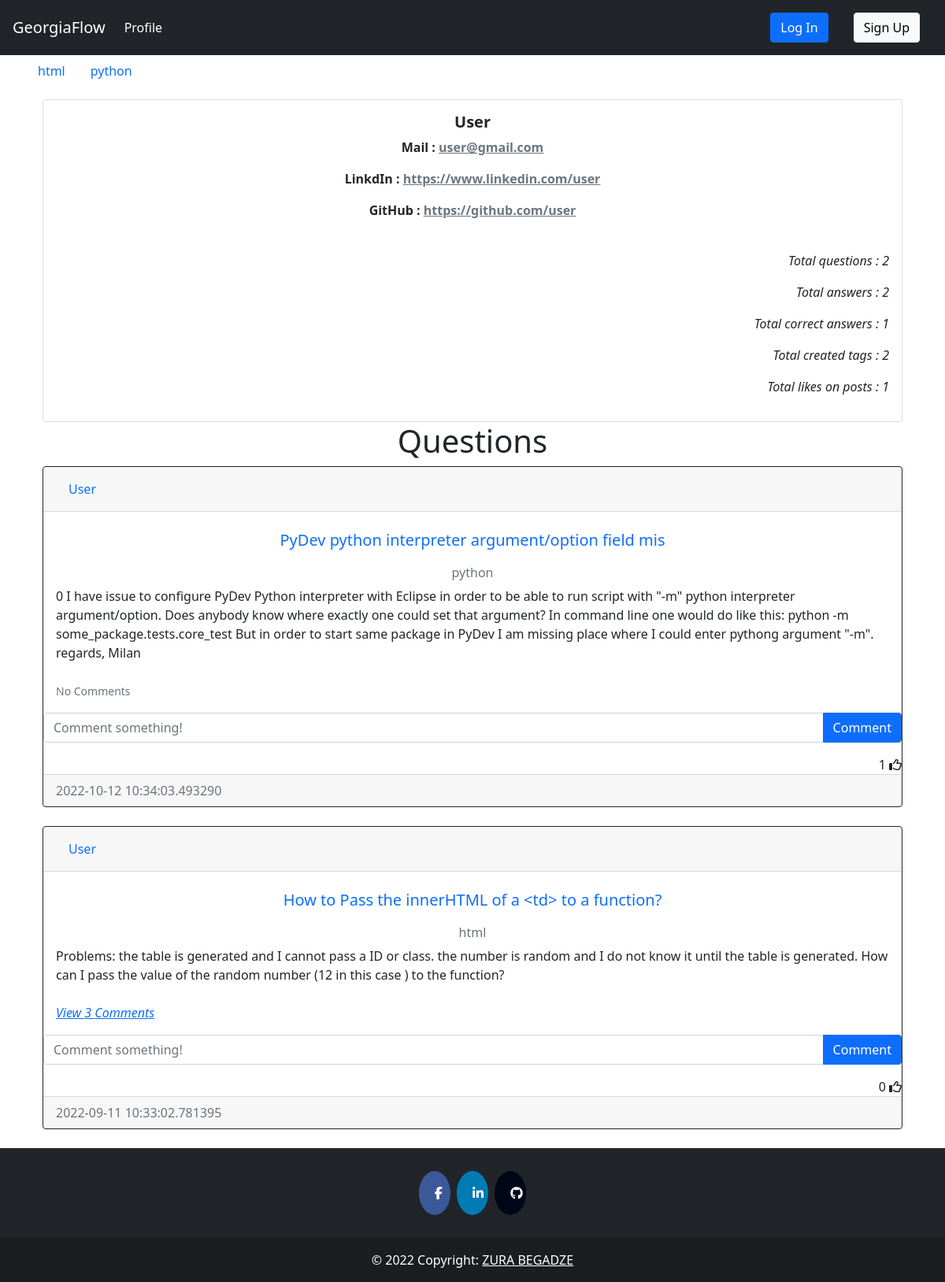
The page /user/1 on the database as committed earlier.
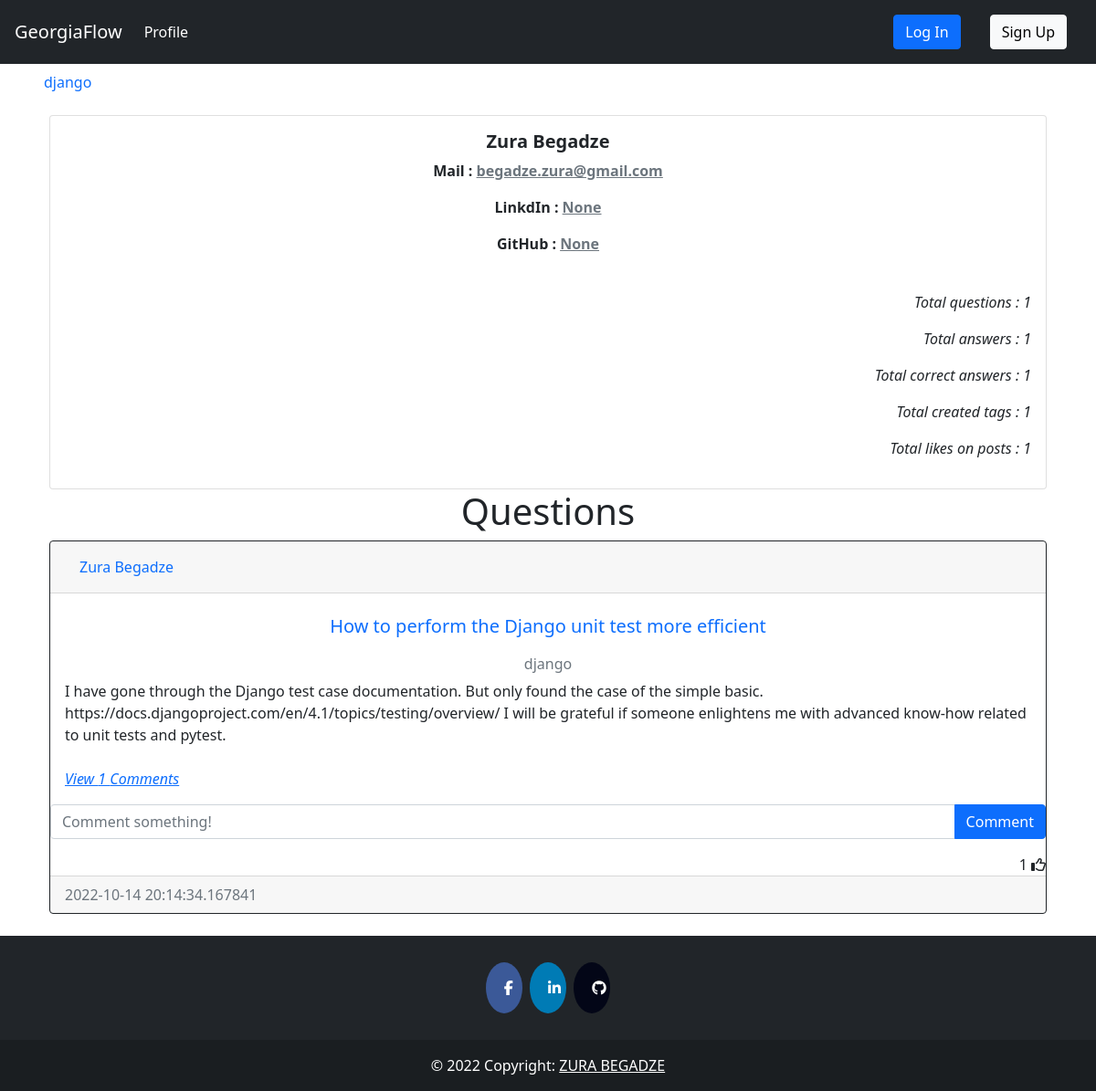
The same page on the database as committed later.
### question/models.py (models this page shows, shortened)
class Tag(db.Model):
    __tablename__='tag'
    id =db.Column(db.Integer, primary_key=True)
    name = db.Column(db.String(15), nullable = False, unique=True, index=True)
    date_created = db.Column(db.DateTime, default = datetime.utcnow())
    author = db.Column(db.Integer, db.ForeignKey('user.id', ondelete="CASCADE"), nullable=False)

class Post(db.Model):
    __tablename__='post'
    id = db.Column(db.Integer, primary_key=True)
    heading = db.Column(db.String(50), nullable = False, index=True, unique=True)
    text = db.Column(db.Text, nullable=False)
    date_created = db.Column(db.DateTime, default = datetime.utcnow())
    tags = db.Column(db.String, db.ForeignKey('tag.name', ondelete="CASCADE"), unique=False, nullable=False)
    author = db.Column(db.Integer, db.ForeignKey('user.id', ondelete="CASCADE"), nullable=False)
    comments = db.relationship('Comment', backref='post', passive_deletes=True)
    likes = db.relationship('Like', backref='post', passive_deletes=True)
    corrects = db.relationship('Correct', backref='post', passive_deletes=True)

### auth/models.py (models this page shows, shortened)
class User(db.Model, UserMixin):
    __tablename__ = 'user'
    id = db.Column(db.Integer, primary_key=True)
    fullname = db.Column(db.String(200), nullable = False, index=True)
    email = db.Column(db.String(100), nullable = False, unique = True, index=True)
    linkedin = db.Column(db.String(50),  nullable = False)
    github = db.Column(db.String(45),  nullable = False)
    date_created = db.Column(db.DateTime, default = datetime.utcnow())
    password_hash = db.Column(db.String(128))
    posts = db.relationship('Post', backref='user', passive_deletes=True)
    tags = db.relationship('Tag', backref='user', passive_deletes=True)
    comments = db.relationship('Comment', backref='user', passive_deletes=True)
    likes = db.relationship('Like', backref='user', passive_deletes=True)
    correct = db.relationship('Correct', backref='correct_user', passive_deletes=True)

### auth/views.py (the view, shortened to what this page needs)
@auth.route('/user/<user_id>', methods=['GET', 'POST'])
def get_user(user_id):
    user = User.query.filter_by(id = user_id).first()
    tags = Tag.query.order_by(Tag.name).all()
    form = questionForm()
    total_likes = 0
    if user.posts:
        for post in user.posts:
            for _ in post.likes:
                total_likes+=1
    correct_answers = 0
    if user.comments:
        for comment in user.comments:
            if comment.corrects:
                correct_answers+=1
    return render_template("profile.html", user = user, form=form, tags=tags, total_likes = total_likes, correct_answers=correct_answers)

### question/forms.py
class questionForm(FlaskForm):
    heading = StringField('heading', [Length(min=2, max=50), DataRequired(message='Question ')])
    text = TextAreaField('Question', [Length(min=2, max=1000), DataRequired(message='description')])
    ask = SubmitField("ASK")

### templates/profile.html (shortened to what this page needs)
{% extends 'base.html' %}
{% block content %}
    <div class="card text-center">
        <div class="card-body">
            <h5 class="card-title fw-bolder">{{user.fullname}}</h5>
            <p class="card-text fw-semibold">Mail : <a class="link-secondary" target="_blank" href="mailto:{{user.email}}">{{user.email}}</a></p>
            <p type="url" class="card-text fw-semibold" >LinkdIn : <a target="_blank" href="{{user.linkedin}}" class="link-secondary">{{user.linkedin}}</a></p>
            <p type="url" class="card-text fw-semibold">GitHub : <a target="_blank" href="{{user.github}}" class="link-secondary">{{user.github}}</a></p>
            <br />
            <p type="text" class="fw-normal text-right fst-italic">Total questions : {{user.posts|length}} </p>
            <p type="text" class="fw-normal text-right fst-italic">Total answers : {{user.comments|length}} </p>
            <p type="text" class="fw-normal text-right fst-italic">Total correct answers : {{correct_answers}} </p>
            <p type="text" class="fw-normal text-right fst-italic">Total created tags : {{user.tags|length}} </p>
            <p type="text" class="fw-normal text-right fst-italic">Total likes on posts : {{total_likes}} </p>
        </div>
    </div>
    {%if user.posts%}
    <h1 align="center">{% block header %}Questions{% endblock %}</h1>
    {%else%}
    <h1 align="center">No Questions to show</h1>
    {%endif%}
    <div id="posts">
    {% for post in user.posts|reverse %}
    <div class="card border-dark">
        <div class="card-header d-flex justify-content-between align-items-center">
            <a class="nav-item nav-link active" href="{{ url_for('auth.get_user', user_id=post.user.id) }}">{{post.user.fullname}}</a>
            <br />
        </div>
        <div class="card-body">
            <a class="card-title nav-item nav-link text-center" href="{{ url_for('post.post_detail', post_id=post.id) }}"><h5 >{{post.heading}}</h5></a>
            <h6 class="card-subtitle mb-2 text-muted text-center">{{post.tags}}</h6>
            <div class="card-text ">{{post.text}}</div>
            <br />
            <p class="card-text">
                {% if post.comments|length > 0 %}
                <a data-bs-toggle="collapse" href="#comments-{{post.id}}" role="button">
                <cite title="Source" >View {{post.comments|length}} Comments</cite>
                </a>
                {% else %}
                <small class="text-muted">No Comments</small>
                {% endif %}
            </p>
        </div>
        <form class="input-group mb-3" method="POST" action="/create-comment/{{post.id}}" >
            <input type="text" id="text"  name="text" class="form-control" placeholder="Comment something!" />
            <button type="submit" class="btn btn-primary">Comment</button>
        </form>
        <div class="text-right">
            <span id="likes-count-{{post.id}}">{{ post.likes|length }}</span>
            {% if current_user.id in post.likes|map(attribute="author")|list %}
            <i class="fas fa-thumbs-up" id="like-button-{{post.id}}" onclick="like('{{post.id}}')"></i>
            {% else %}
            <i class="far fa-thumbs-up" id="like-button-{{post.id}}" onclick="like('{{post.id}}')"></i>
            {% endif %}
        </div>
        <div class="card-footer text-muted">{{post.date_created}}</div>
    </div>
    <br/ > {% endfor %}
    </div>
{% endblock %}

### templates/base.html (shortened to what this page needs)
<!DOCTYPE html>
<html lang="en">
    <head>
        <link rel="stylesheet" href="{{ url_for('static', filename='css/index.css')}}"></link>
        <link rel="stylesheet" href="https://cdnjs.cloudflare.com/ajax/libs/font-awesome/4.7.0/css/font-awesome.min.css"/>
        <link rel="stylesheet" href="https://cdn.jsdelivr.net/npm/bootstrap@5.2.0/dist/css/bootstrap.min.css"/>
        <link rel="stylesheet" href="https://cdn.jsdelivr.net/npm/bootstrap@4.6.2/dist/css/bootstrap.min.css"/>
        <link rel="stylesheet" href="https://cdn.jsdelivr.net/npm/bootstrap@4.1.3/dist/css/bootstrap.min.css"/>
        <link rel="stylesheet" href="https://cdn.jsdelivr.net/npm/bootstrap@5.0.2/dist/css/bootstrap.min.css"/>
    </head>
    <body>
        <nav class="navbar navbar-expand-lg   navbar-dark bg-dark">
            <a class="navbar-brand" href="{{ url_for('api.index') }}">GeorgiaFlow</a>
            <div class="collapse navbar-collapse" id="navbarTogglerDemo03">
                <ul class="navbar-nav mr-auto mt-2 mt-lg-0">
                    <li class="nav-item active">
                    <a class="nav-link" href="{{ url_for('auth.get_user', user_id=current_user.id) }}">Profile <span class="sr-only">(current)</span></a>
                    </li>
                </ul>
                {%if current_user.is_authenticated %}
                    <div class="btn-group" style="margin-right:5%">
                        <button type="button" class="btn btn-sm btn-secondary dropdown-toggle" data-bs-toggle="dropdown">{{current_user.fullname}}</button>
                        <ul class="dropdown-menu">
                            <li>
                                <a class="dropdown-item" href="{{ url_for('auth.get_user', user_id=current_user.id) }}">{{current_user.fullname}}</a>
                            </li>
                            <li>
                                <a class="dropdown-item" href="{{ url_for('auth.update', user_id=current_user.id) }}">Update Profile</a>
                            </li>
                            <li>
                                <a class="dropdown-item" href="{{ url_for('auth.update_password', user_id=current_user.id) }}">Update Password</a>
                            </li>
                            <div class="dropdown-divider"></div>
                            <a class="dropdown-item" href="{{ url_for('auth.logout') }}">Log Out</a>
                            </div>
                        </ul>
                    </div>
                {%else%}
                    <a class="nav-link" href="{{ url_for('auth.login') }}"><button type="button" class="btn btn-primary">Log In</button></a>
                    <a class="nav-link" href="{{ url_for('auth.signup') }}"><button type="button" class="btn btn-light">Sign Up</button></a>
                {%endif%}
            </div>
        </nav>
        <nav class="navtag ">
            <ul class="navtagul">
                {%for tag in tags%}
                    <li><a class="navtaga nav-link" href="{{ url_for('post.tag_posts', tag_name=tag.name) }}">{{tag.name}}</a></li>
                {%endfor%}
            </ul>
        </nav>
        <div class="container">{% block content %}{% endblock %}</div>
        {%block footer%}
        <footer class="bg-dark text-center text-white">
            <div class="container p-4 pb-0">
                <section class="mb-4">
                    <a href="https://www.facebook.com/zura.begadze.35/" class="fa fa-facebook"></a>
                    <a href="https://www.linkedin.com/in/zura-begadze/" class="fa fa-linkedin"></a>
                    <a href="https://github.com/papitokarlo" class="fa fa-github"></a>
            </section>
            </div>
            <div class="text-center p-3" style="background-color: rgba(0, 0, 0, 0.2);">
                © 2022 Copyright:
                <a class="text-white" href="">ZURA BEGADZE</a>
            </div>
        </footer>
        {%endblock%}
    </body>
</html>

### static/css/index.css (style rules this page uses)
.navtag { position: relative; overflow: hidden; scroll-behavior: smooth; }
.navtagul { display: flex; overflow: auto; list-style: none; text-align: center; white-space: nowrap; background-color: rgba(rgb(124, 116, 116), green, blue, alpha); }
.navtaga { display: block; padding: .5rem .75rem; overflow: hidden; background-color: rgba(rgb(119, 136, 127), green, blue, alpha); }
.fa { padding: 20px; font-size: 30px; width: 30px; text-align: center; text-decoration: none; margin: 5px 2px; border-radius: 50%; }
.fa-facebook { background: #3B5998; color: white; }
.fa-linkedin { background: #007bb5; color: white; }
.fa-github { background: #030617; color: white; }

Rows that differ between the two databases and show on the page:
removed Tag: name "html"
removed Tag: name "python"
removed Post: user.fullname "User", heading "PyDev python interpreter argument/option field mis", tags "python", text "0 I have issue to configure PyDev Python interpreter with Eclipse in order to be able to run script with \"-m\" python interpreter argument/option. Does anybody know where exactly one could set that argument? In command line one would do like this: python -m some_package.tests.core_test But in order to start same package in PyDev I am missing place where I could enter pythong argument \"-m\". regards, Milan", shows "No Comments", likes|length "1", date_created "2022-10-12 10:34:03.493290"
removed Post: user.fullname "User", heading "How to Pass the innerHTML of a <td> to a function?", tags "html", text "Problems: the table is generated and I cannot pass a ID or class. the number is random and I do not know it until the table is generated. How can I pass the value of the random number (12 in this case ) to the function?", comments|length "3", likes|length "0", date_created "2022-09-11 10:33:02.781395"
added Tag: name "django"
changed User: fullname "User" → "Zura Begadze"; email "user@gmail.com" → "begadze.zura@gmail.com"; linkedin "https://www.linkedin.com/user" → "None"; github "https://github.com/user" → "None"
added Post: user.fullname "Zura Begadze", heading "How to perform the Django unit test more efficient", tags "django", text "I have gone through the Django test case documentation. But only found the case of the simple basic. https://docs.djangoproject.com/en/4.1/topics/testing/overview/ I will be grateful if someone enlightens me with advanced know-how related to unit tests and pytest.", comments|length "1", likes|length "1", date_created "2022-10-14 20:14:34.167841"
Other text that changed with them:
{{ user.posts|length }}: "2" → "1"
{{ user.comments|length }}: "2" → "1"
{{ user.tags|length }}: "2" → "1"
